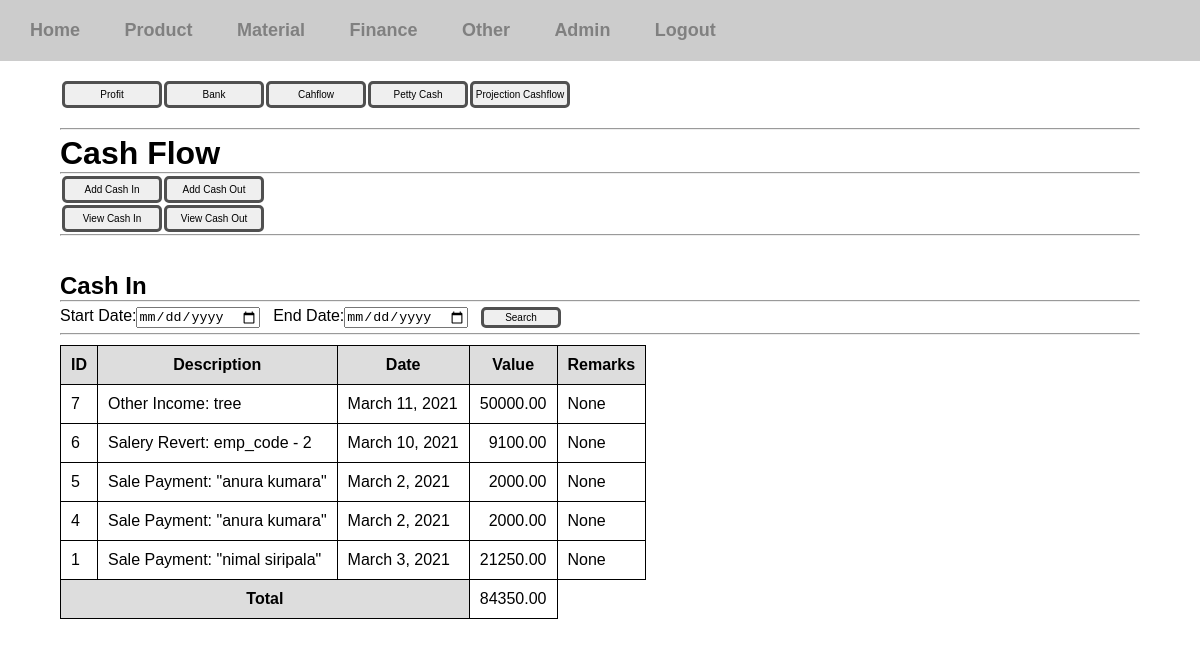
/finance-manager/cashflow-view-cash-in/ (signed in), run on the app's committed database.
### finance_manager/models.py (models this page shows, shortened)
class CashIn(models.Model):
	desc = models.CharField(max_length=200)
	date = models.DateField()
	amount = models.DecimalField(max_digits=15, decimal_places=2)
	remarks = models.CharField(max_length=500, null=True, blank=True)

### finance_manager/views/cashflow.py (the view)
# urls.py: path('cashflow-view-cash-in/',cashflow.view_cash_in, name='view-cash-in'),
@login_required(login_url='/login')
def view_cash_in(request):
	if request.method == 'POST':
		start_date = request.POST['start_date']
		end_date = request.POST['end_date']
		recodes = None
		if start_date == '' or end_date == '':
			recodes = CashIn.objects.all().order_by('-id')
		else:
			recodes = CashIn.objects.filter(date__range=[start_date,end_date]).order_by('-id')
		total = calc_total(recodes)
		context = {'recodes':recodes, 'total':total}
		return render(request,'finance_manager/cashflow/cash_in.html', context)
	else:
		recodes = CashIn.objects.all().order_by('-id')
		total = calc_total(recodes)
		context = {'recodes':recodes, 'total':total}
		return render(request,'finance_manager/cashflow/cash_in.html', context)

### finance_manager/views/cashflow.py (called while the page is built)
def calc_total(data):
	total = 0
	for element in data:
		total += element.amount
	return total

### templates/finance_manager/cashflow/cash_in.html (shortened to what this page needs)
{% extends 'finance_manager/cashflow/cashflow.html' %}
{% block bodycontent %}
	<br>
	<h2>Cash In</h2>
	<hr>
	<div class="search-form">
		<form action="" method="POST">
			<label for="start-date">Start Date:</label><input type="date" name="start_date"> &nbsp;
			<label for="end-date">End Date:</label><input type="date" name="end_date"> &nbsp;
			<input type="submit" value="Search" class="btn btn-sm">
		</form>
	</div>
	<hr>
	{% if recodes %}
		<div class="table-div">
			<table class="view-table">
			<tr>
				<th>ID</th>
				<th>Description</th>
				<th>Date</th>
				<th>Value</th>
				<th>Remarks</th>
			</tr>
			{% for recode in recodes %}
				<tr>
					<td>{{ recode.id }}</td>
					<td>{{ recode.desc }}</td>
					<td>{{ recode.date }}</td>
					<td class="amount">{{ recode.amount }}</td>
					<td>{{ recode.remarks }}</td>
				</tr>
			{% endfor %}
			<tr>
				<th colspan="3">Total</th>
				<td class="amount">{{ total }}</td>
			</tr>
		</table>
		</div>
	{% else %}
		<p>There are no recodes</p>
	{% endif %}
{% endblock %}

### static/css/styles.css (style rules this page uses)
* { margin: 0; padding: 0; box-sizing: border-box; }
body { font-family: sans-serif; }
form select,input,label { display: block; }
.form-content input,select,label { display: block; margin-top: 10px;margin-bottom: 5px; }
.search-form { padding-top: 5px; padding-bottom: 5px; }
.search-form input,select,label { display: inline; }
.btn { padding: 5px 15px; border: 3px solid #505050; border-radius: 5px; width: 100px; font-size: 10px; }
.btn-sm { padding: 2px; width: 80px; }
.amount { text-align: right; }
.container-box h1,h2 { display: inline; }

### static/css/tables.css (style rules this page uses)
.view-table { margin: 10px 0px; border-collapse: collapse; }
.view-table th { background: #ddd; }
.view-table td,th { padding: 10px; border:1px solid black; }

### data on the page
CashIn: id "7", desc "Other Income: tree", date "March 11, 2021", amount "50000.00", remarks "None"
CashIn: id "6", desc "Salery Revert: emp_code - 2", date "March 10, 2021", amount "9100.00", remarks "None"
CashIn: id "5", desc "Sale Payment: \"anura kumara\"", date "March 2, 2021", amount "2000.00", remarks "None"
CashIn: id "4", desc "Sale Payment: \"anura kumara\"", date "March 2, 2021", amount "2000.00", remarks "None"
CashIn: id "1", desc "Sale Payment: \"nimal siripala\"", date "March 3, 2021", amount "21250.00", remarks "None"

### other printed values
{{ total }} "84350.00"
